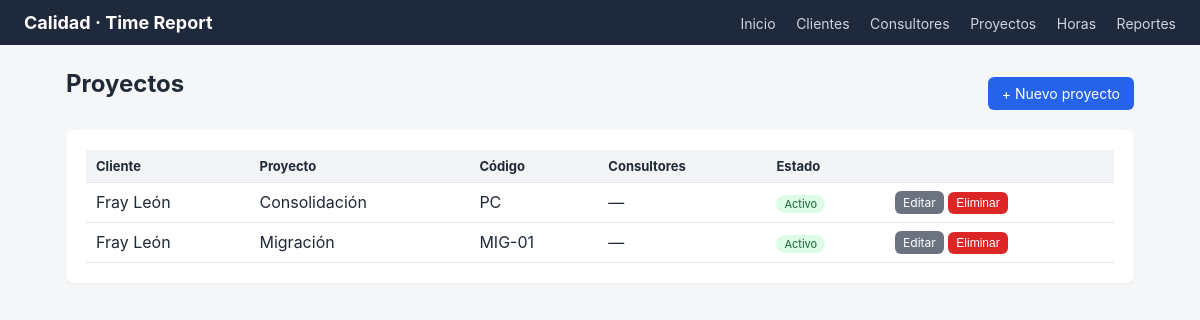
The app's page /projects with its own data.
### models.py (models this page shows)
class Project(db.Model):
    __tablename__ = "projects"
    id = db.Column(db.Integer, primary_key=True)
    name = db.Column(db.String(120), nullable=False)
    code = db.Column(db.String(40))
    description = db.Column(db.Text)
    active = db.Column(db.Boolean, default=True, nullable=False)
    client_id = db.Column(db.Integer, db.ForeignKey("clients.id"), nullable=False)
    time_entries = db.relationship(
        "TimeEntry", backref="project", cascade="all, delete-orphan", lazy=True
    )
    consultants = db.relationship(
        "Consultant", secondary=project_consultants, back_populates="projects"
    )

class Client(db.Model):
    __tablename__ = "clients"
    id = db.Column(db.Integer, primary_key=True)
    name = db.Column(db.String(120), nullable=False, unique=True)
    contact = db.Column(db.String(120))
    notes = db.Column(db.Text)
    active = db.Column(db.Boolean, default=True, nullable=False)
    projects = db.relationship(
        "Project", backref="client", cascade="all, delete-orphan", lazy=True
    )

### app.py (the view)
    @app.route("/projects")
    def projects_list():
        projects = (
            Project.query.join(Client).order_by(Client.name, Project.name).all()
        )
        return render_template("projects/list.html", projects=projects)

### templates/projects/list.html (shortened to what this page needs)
{% extends "base.html" %}
{% block content %}
<div class="toolbar">
  <h2>Proyectos</h2>
  <a class="btn" href="{{ url_for('projects_new') }}">+ Nuevo proyecto</a>
</div>
<div class="card">
  {% if projects %}
  <table>
    <thead>
      <tr><th>Cliente</th><th>Proyecto</th><th>Código</th><th>Consultores</th><th>Estado</th><th></th></tr>
    </thead>
    <tbody>
      {% for p in projects %}
      <tr>
        <td>{{ p.client.name }}</td>
        <td>{{ p.name }}</td>
        <td>{{ p.code or '—' }}</td>
        <td>
          {% if p.consultants %}
            {{ p.consultants|map(attribute='name')|join(', ') }}
          {% else %}—{% endif %}
        </td>
        <td>
          {% if p.active %}<span class="badge active">Activo</span>
          {% else %}<span class="badge inactive">Inactivo</span>{% endif %}
        </td>
        <td class="actions">
          <a class="btn small secondary" href="{{ url_for('projects_edit', project_id=p.id) }}">Editar</a>
          <form class="inline-form" method="post" action="{{ url_for('projects_delete', project_id=p.id) }}"
                onsubmit="return confirm('¿Eliminar este proyecto y todas sus horas?');">
            <button class="btn small danger" type="submit">Eliminar</button>
          </form>
        </td>
      </tr>
      {% endfor %}
    </tbody>
  </table>
  {% else %}
  <p class="muted">No hay proyectos cargados todavía.</p>
  {% endif %}
</div>
{% endblock %}

### static/style.css (style rules this page uses)
* { box-sizing: border-box; }
body { font-family: -apple-system, "Segoe UI", Roboto, sans-serif; margin: 0; background: #f5f6f8; color: #1f2937; }
h2 { margin-top: 0; }
.card { background: #fff; border-radius: 8px; padding: 20px; box-shadow: 0 1px 2px rgba(0,0,0,0.05); margin-bottom: 16px; }
.toolbar { display: flex; justify-content: space-between; align-items: center; margin-bottom: 12px; }
.btn { display: inline-block; padding: 8px 14px; border-radius: 6px; border: none; background: #2563eb; color: #fff; text-decoration: none; cursor: pointer; font-size: 14px; }
.btn.secondary { background: #6b7280; }
.btn.danger { background: #dc2626; }
.btn.small { padding: 4px 8px; font-size: 12px; }
table { width: 100%; border-collapse: collapse; }
th, td { padding: 8px 10px; text-align: left; border-bottom: 1px solid #e5e7eb; }
th { background: #f3f4f6; font-size: 13px; }
td.actions { white-space: nowrap; }
.inline-form { display: inline; }
.badge { font-size: 11px; padding: 2px 8px; border-radius: 999px; background: #e5e7eb; color: #374151; }
.badge.active { background: #dcfce7; color: #166534; }

### records on screen
Project: client.name "Fray León", name "Consolidación", code "PC", active "Activo"
Project: client.name "Fray León", name "Migración", code "MIG-01", active "Activo"
